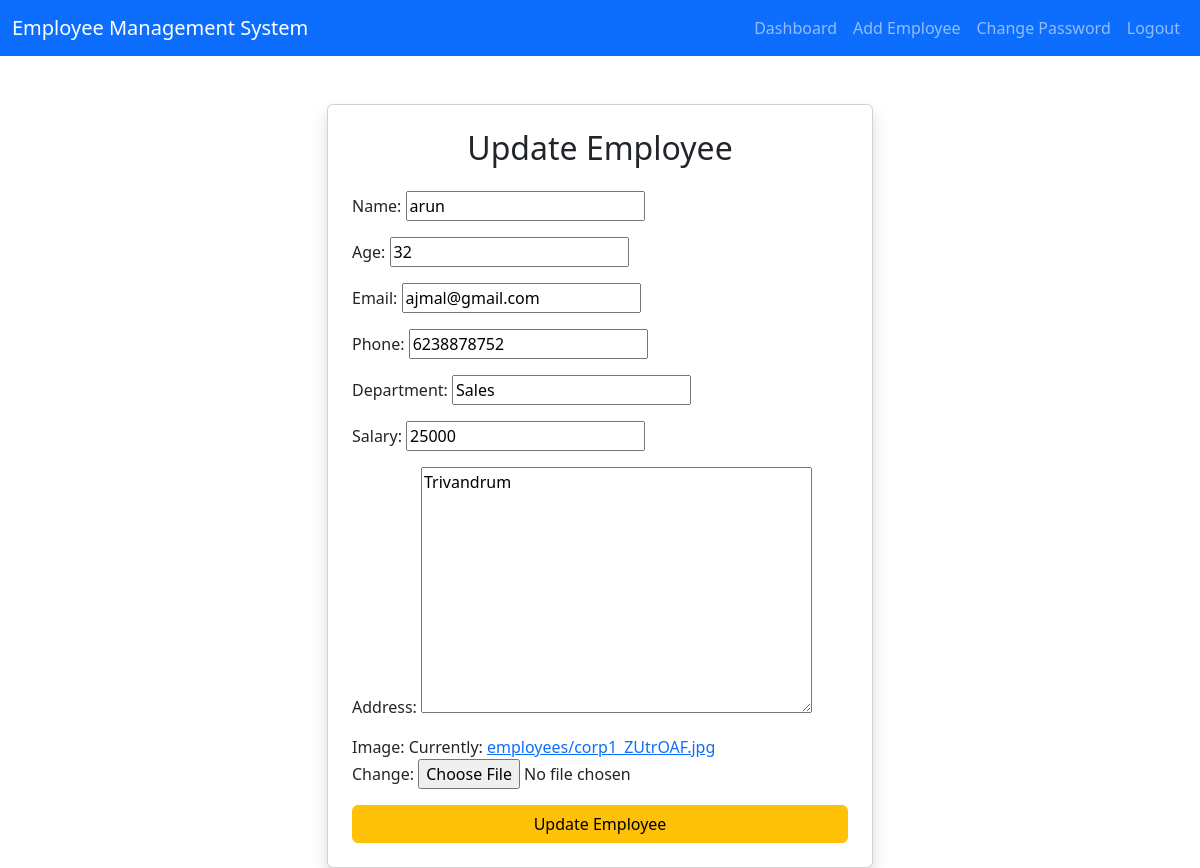
/update/5/ (signed in), run on the app's committed database.
### finalapp/models.py (models this page shows, shortened)
class EmployeeModel(models.Model):
    name = models.CharField(max_length=100)
    age = models.IntegerField()
    email = models.EmailField()
    phone = models.CharField(max_length=20)
    department = models.CharField(max_length=100)
    salary = models.IntegerField()
    address = models.TextField()
    image = models.ImageField(upload_to='employees/')

### finalapp/views.py (the view, shortened to what this page needs)
# urls.py: path('update/<int:id>/', views.update_employee, name='update'),
@login_required()
def update_employee(request, id):
    employee = EmployeeModel.objects.get(id=id)
    form = EmployeeForm(instance=employee)
    return render(request, 'update_employee.html', {'form': form})

### finalapp/forms.py
class EmployeeForm(forms.ModelForm):
    class Meta:
        model = EmployeeModel
        fields = '__all__'

### templates/update_employee.html (shortened to what this page needs)
{% extends 'base.html' %}
{% block content %}
<div class="row justify-content-center">
    <div class="col-md-6">
        <div class="card shadow p-4">
            <h2 class="text-center mb-4">
                Update Employee
            </h2>
            <form method="POST" enctype="multipart/form-data">
                {{ form.as_p }}
                <button type="submit" class="btn btn-warning w-100">
                    Update Employee
                </button>
            </form>
        </div>
    </div>
</div>
{% endblock %}

### data on the page
EmployeeModel: name "arun", age "32", email "ajmal@gmail.com", phone "6238878752", department "Sales", salary "25000", address "Trivandrum"
